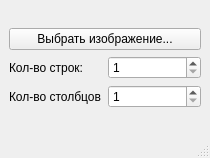
<?xml version="1.0" encoding="UTF-8"?>
<ui version="4.0">
 <class>MainWindow</class>
 <widget class="QMainWindow" name="MainWindow">
  <property name="geometry">
   <rect>
    <x>0</x>
    <y>0</y>
    <width>210</width>
    <height>158</height>
   </rect>
  </property>
  <property name="windowTitle">
   <string>MainWindow</string>
  </property>
  <widget class="QWidget" name="centralwidget">
   <layout class="QGridLayout" name="gridLayout">
    <item row="0" column="0">
     <layout class="QVBoxLayout" name="verticalLayout">
      <item>
       <widget class="QPushButton" name="selectImageBtn">
        <property name="text">
         <string>Выбрать изображение...</string>
        </property>
       </widget>
      </item>
      <item>
       <layout class="QHBoxLayout" name="horizontalLayout">
        <item>
         <widget class="QLabel" name="label">
          <property name="text">
           <string>Кол-во строк:</string>
          </property>
         </widget>
        </item>
        <item>
         <widget class="QSpinBox" name="rowsSpinBox">
          <property name="minimum">
           <number>1</number>
          </property>
          <property name="maximum">
           <number>32</number>
          </property>
          <property name="singleStep">
           <number>1</number>
          </property>
         </widget>
        </item>
       </layout>
      </item>
      <item>
       <layout class="QHBoxLayout" name="horizontalLayout_2">
        <item>
         <widget class="QLabel" name="label_2">
          <property name="text">
           <string>Кол-во столбцов</string>
          </property>
         </widget>
        </item>
        <item>
         <widget class="QSpinBox" name="columnsSpinBox">
          <property name="minimum">
           <number>1</number>
          </property>
          <property name="maximum">
           <number>32</number>
          </property>
         </widget>
        </item>
       </layout>
      </item>
     </layout>
    </item>
   </layout>
  </widget>
  <widget class="QMenuBar" name="menubar">
   <property name="geometry">
    <rect>
     <x>0</x>
     <y>0</y>
     <width>210</width>
     <height>21</height>
    </rect>
   </property>
  </widget>
  <widget class="QStatusBar" name="statusbar"/>
 </widget>
 <resources/>
 <connections/>
</ui>
